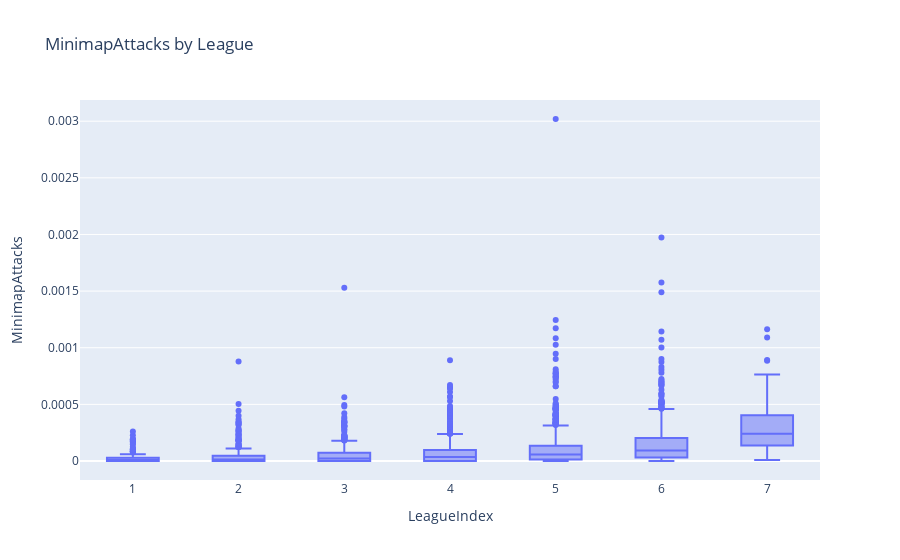

Notebook cell for this chart:
### Code cell
px.box(skillcraft,x='LeagueIndex',y='MinimapAttacks',title="MinimapAttacks by League")

### Figure 1 — Plotly figure (JSON) as saved in the notebook; plotly's stock layout.template omitted (floating-point values rounded to 4 significant figures; data arrays with more than 128 entries replaced by an {"elided": "..."} marker saying what was removed)
{"data": [{"alignmentgroup": "True", "hovertemplate": "LeagueIndex=%{x}<br>MinimapAttacks=%{y}<extra></extra>", "legendgroup": "", "marker": {"color": "#636efa"}, "name": "", "notched": false, "offsetgroup": "", "orientation": "v", "showlegend": false, "type": "box", "x": {"elided": "3338 int values"}, "x0": " ", "xaxis": "x", "y": {"elided": "3338 float values"}, "y0": " ", "yaxis": "y"}], "layout": {"boxmode": "group", "legend": {"tracegroupgap": 0}, "title": {"text": "MinimapAttacks by League"}, "xaxis": {"anchor": "y", "domain": [0, 1], "title": {"text": "LeagueIndex"}}, "yaxis": {"anchor": "x", "domain": [0, 1], "title": {"text": "MinimapAttacks"}}}}
